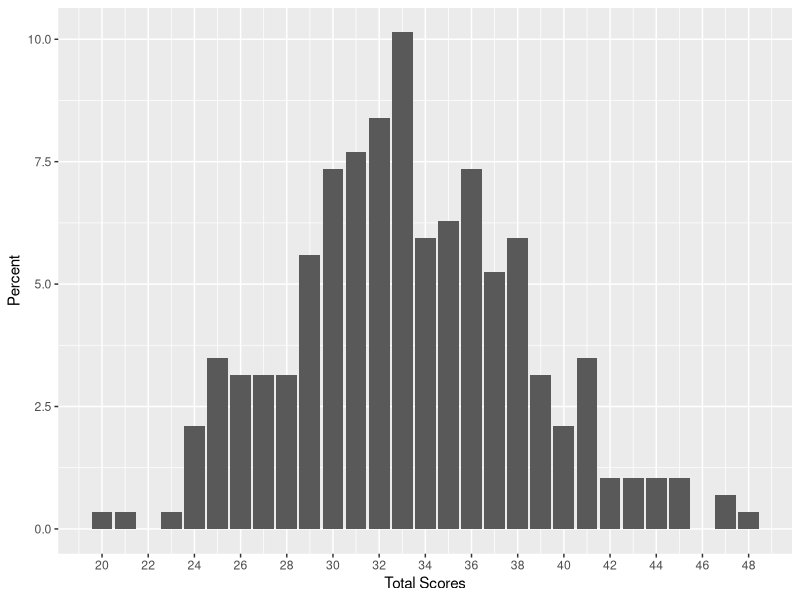
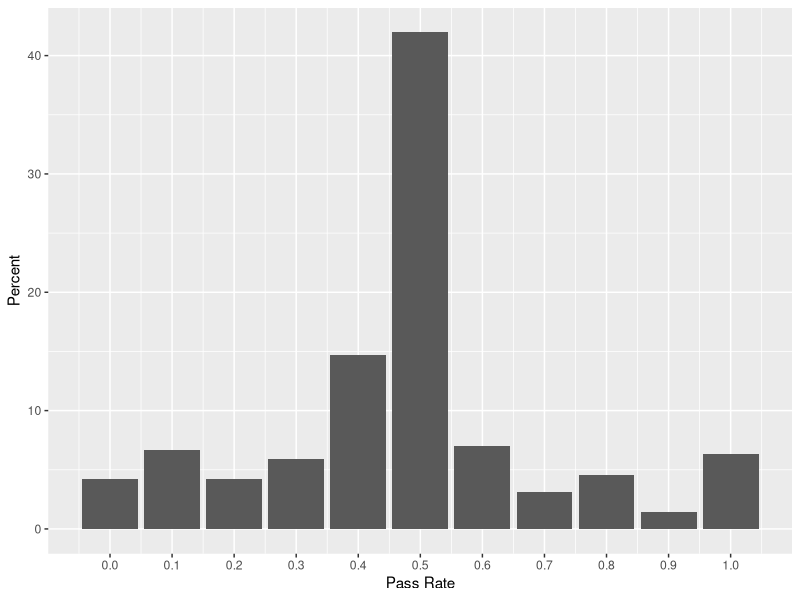
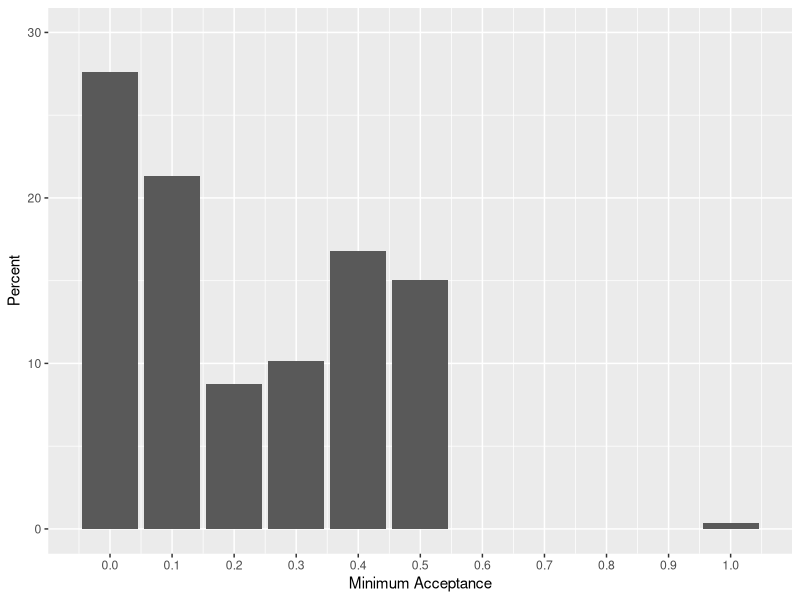
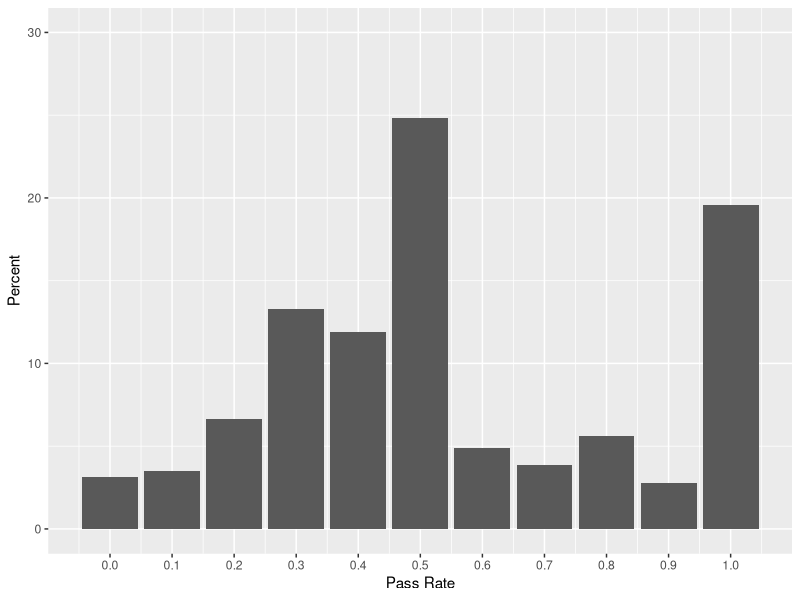
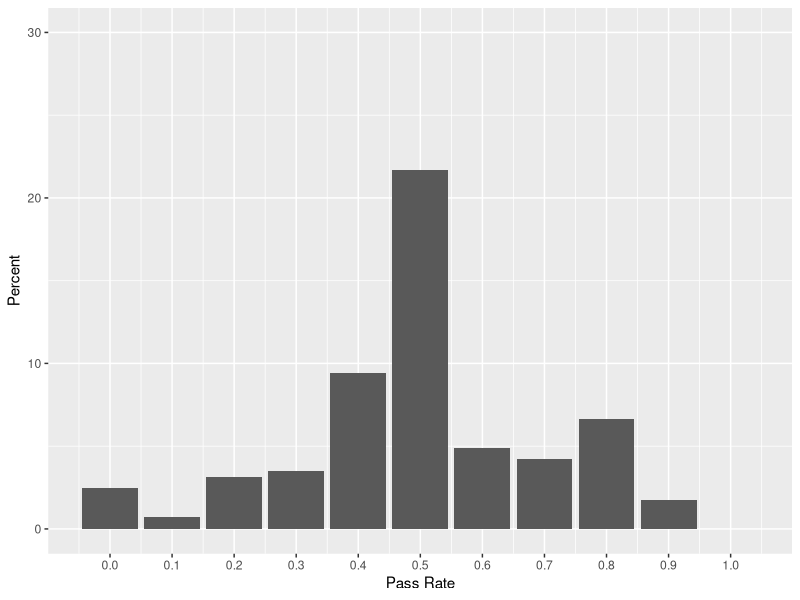
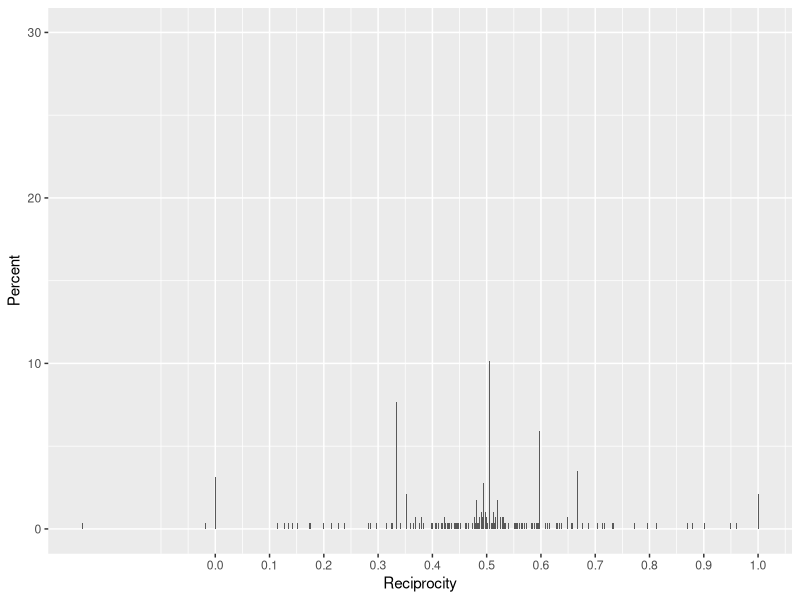

Generate these figures, in order, with R: (Note: this script raises an error after producing the figures.)
if(!require(reshape2)){
  install.packages("reshape2")
}
library(reshape2)
library(tidyr)
library(dplyr)
if(!require(ggplot2)){
  install.packages("ggplot2")
}
library(ggplot2)

setwd("~/Desktop/thesis")
#Import data
data = read.csv("thesis.csv", stringsAsFactors=FALSE)

#Only finished responses
data=data[data$Finished == "TRUE", ]
data$ID <- seq.int(nrow(data))

#Rename columns
names(data)[names(data)=='Q4_1'] <- 'gendict1'
names(data)[names(data)=='Q5_1'] <- 'gendict2'
names(data)[names(data)=='Q6_1'] <- 'gendict3'
names(data)[names(data)=='Q7_1'] <- 'gendict4'
names(data)[names(data)=='Q8_1'] <- 'gendict5'
names(data)[names(data)=='Q9_1'] <- 'gendict6'
names(data)[names(data)=='Q10_1'] <- 'gendict7'
names(data)[names(data)=='Q11_1'] <- 'gendict8'
names(data)[names(data)=='Q12_1'] <- 'gendict9'
names(data)[names(data)=='Q13'] <- 'trust1'
names(data)[names(data)=='Q14_1_1'] <- 'trust2_1'
names(data)[names(data)=='Q14_2_1'] <- 'trust2_2'
names(data)[names(data)=='Q14_3_1'] <- 'trust2_3'
names(data)[names(data)=='Q14_4_1'] <- 'trust2_4'
names(data)[names(data)=='Q14_5_1'] <- 'trust2_5'
names(data)[names(data)=='Q14_6_1'] <- 'trust2_6'
names(data)[names(data)=='Q14_7_1'] <- 'trust2_7'
names(data)[names(data)=='Q14_8_1'] <- 'trust2_8'
names(data)[names(data)=='Q14_9_1'] <- 'trust2_9'
names(data)[names(data)=='Q14_10_1'] <- 'trust2_10'
names(data)[names(data)=='Q15'] <- 'ult1'
names(data)[names(data)=='Q16_1'] <- 'ult2_0'
names(data)[names(data)=='Q16_2'] <- 'ult2_1'
names(data)[names(data)=='Q16_3'] <- 'ult2_2'
names(data)[names(data)=='Q16_4'] <- 'ult2_3'
names(data)[names(data)=='Q16_5'] <- 'ult2_4'
names(data)[names(data)=='Q16_6'] <- 'ult2_5'
names(data)[names(data)=='Q16_7'] <- 'ult2_6'
names(data)[names(data)=='Q16_8'] <- 'ult2_7'
names(data)[names(data)=='Q16_9'] <- 'ult2_8'
names(data)[names(data)=='Q16_10'] <- 'ult2_9'
names(data)[names(data)=='Q16_11'] <- 'ult2_10'
names(data)[names(data)=='Q17'] <- 'public'
names(data)[names(data)=='Q2_1'] <- 'SRA1'
names(data)[names(data)=='Q2_2'] <- 'SRA2'
names(data)[names(data)=='Q2_3'] <- 'SRA3'
names(data)[names(data)=='Q2_5'] <- 'SRA4'
names(data)[names(data)=='Q2_7'] <- 'SRA5'
names(data)[names(data)=='Q2_8'] <- 'SRA6'
names(data)[names(data)=='Q2_10'] <- 'SRA7'
names(data)[names(data)=='Q2_11'] <- 'SRA8'
names(data)[names(data)=='Q2_13'] <- 'SRA9'
names(data)[names(data)=='Q2_14'] <- 'SRA10'

#SRA scores to number values
data$SRA1[data$SRA1=="Never"] <- 1
data$SRA1[data$SRA1=="Once"] <- 2
data$SRA1[data$SRA1=="More than once"] <- 3
data$SRA1[data$SRA1=="Often"] <- 4
data$SRA1[data$SRA1=="Very often"] <- 5
data$SRA2[data$SRA2=="Never"] <- 1
data$SRA2[data$SRA2=="Once"] <- 2
data$SRA2[data$SRA2=="More than once"] <- 3
data$SRA2[data$SRA2=="Often"] <- 4
data$SRA2[data$SRA2=="Very often"] <- 5
data$SRA3[data$SRA3=="Never"] <- 1
data$SRA3[data$SRA3=="Once"] <- 2
data$SRA3[data$SRA3=="More than once"] <- 3
data$SRA3[data$SRA3=="Often"] <- 4
data$SRA3[data$SRA3=="Very often"] <- 5
data$SRA4[data$SRA4=="Never"] <- 1
data$SRA4[data$SRA4=="Once"] <- 2
data$SRA4[data$SRA4=="More than once"] <- 3
data$SRA4[data$SRA4=="Often"] <- 4
data$SRA4[data$SRA4=="Very often"] <- 5
data$SRA5[data$SRA5=="Never"] <- 1
data$SRA5[data$SRA5=="Once"] <- 2
data$SRA5[data$SRA5=="More than once"] <- 3
data$SRA5[data$SRA5=="Often"] <- 4
data$SRA5[data$SRA5=="Very often"] <- 5
data$SRA6[data$SRA6=="Never"] <- 1
data$SRA6[data$SRA6=="Once"] <- 2
data$SRA6[data$SRA6=="More than once"] <- 3
data$SRA6[data$SRA6=="Often"] <- 4
data$SRA6[data$SRA6=="Very often"] <- 5
data$SRA7[data$SRA7=="Never"] <- 1
data$SRA7[data$SRA7=="Once"] <- 2
data$SRA7[data$SRA7=="More than once"] <- 3
data$SRA7[data$SRA7=="Often"] <- 4
data$SRA7[data$SRA7=="Very often"] <- 5
data$SRA8[data$SRA8=="Never"] <- 1
data$SRA8[data$SRA8=="Once"] <- 2
data$SRA8[data$SRA8=="More than once"] <- 3
data$SRA8[data$SRA8=="Often"] <- 4
data$SRA8[data$SRA8=="Very often"] <- 5
data$SRA9[data$SRA9=="Never"] <- 1
data$SRA9[data$SRA9=="Once"] <- 2
data$SRA9[data$SRA9=="More than once"] <- 3
data$SRA9[data$SRA9=="Often"] <- 4
data$SRA9[data$SRA9=="Very often"] <- 5
data$SRA10[data$SRA10=="Never"] <- 1
data$SRA10[data$SRA10=="Once"] <- 2
data$SRA10[data$SRA10=="More than once"] <- 3
data$SRA10[data$SRA10=="Often"] <- 4
data$SRA10[data$SRA10=="Very often"] <- 5

data$SRA1<-as.numeric(data$SRA1)
data$SRA2<-as.numeric(data$SRA2)
data$SRA3<-as.numeric(data$SRA3)
data$SRA4<-as.numeric(data$SRA4)
data$SRA5<-as.numeric(data$SRA5)
data$SRA6<-as.numeric(data$SRA6)
data$SRA7<-as.numeric(data$SRA7)
data$SRA8<-as.numeric(data$SRA8)
data$SRA9<-as.numeric(data$SRA9)
data$SRA10<-as.numeric(data$SRA10)
data$ult1<-as.numeric(data$ult1)
data$trust1<-as.numeric(data$trust1)
data$public<-as.numeric(data$public)

data$SRA<-data$SRA1+data$SRA2+data$SRA3+data$SRA4+data$SRA5+data$SRA6+
  data$SRA7+data$SRA8+data$SRA9+data$SRA10
data$UG1 <- data$ult1/10
data$TG1 <- data$trust1/10
data$PGG <- data$public/10


#represent TG2
trustdata <- data[, c("ID", "trust2_1",  "trust2_2", "trust2_3", "trust2_4", "trust2_5", "trust2_6",
                      "trust2_7", "trust2_8", "trust2_9", "trust2_10")]

trustdata$trust1_1 <- 3
trustdata$trust1_2 <- 6
trustdata$trust1_3 <- 9
trustdata$trust1_4 <- 12
trustdata$trust1_5 <- 15
trustdata$trust1_6 <- 18
trustdata$trust1_7 <- 21
trustdata$trust1_8 <- 24
trustdata$trust1_9 <- 27
trustdata$trust1_10 <- 30

trustdata <- trustdata[,c("ID", "trust1_1", "trust2_1", "trust1_2", "trust2_2", "trust1_3", "trust2_3", 
                          "trust1_4", "trust2_4", "trust1_5", "trust2_5", "trust1_6", "trust2_6", 
                          "trust1_7", "trust2_7", "trust1_8", "trust2_8", "trust1_9", "trust2_9", 
                          "trust1_10", "trust2_10")]

names(trustdata)<-c("ID","t1.x", "t1.y","t2.x", "t2.y","t3.x", "t3.y",
                    "t4.x", "t4.y","t5.x", "t5.y","t6.x", "t6.y","t7.x", "t7.y",
                    "t8.x", "t8.y","t9.x", "t9.y","t10.x", "t10.y")

#TG2 long format

trustlong<- trustdata %>% 
  gather(v, value, t1.x:t10.y) %>% 
  separate(v, c("var", "col")) %>% 
  arrange(ID) %>% 
  spread(col, value)

#Loop to get slope of each row
trustlong$x<-as.numeric(trustlong$x)
trustlong$y<-as.numeric(trustlong$y)
trustlong$reciprocity<-0
i<-1
j<-10
while (j<3971)
{
  temp = trustlong[i:j,]
  model = lm(temp$y~temp$x)
  trustlong$reciprocity[i:j]<-model$coefficients[2]
  i<- i+10
  j<- j+10
}
trustlong<-trustlong[,c("ID", "reciprocity")]
trustlong<-unique(trustlong)

#merge data and trust data
data <- merge( trustlong,data, by="ID")
colnames(data)[2]<-"TG2"

#Remove entries where they accept and then reject -- doesn't make sense

i<-397
while (i>0){
  j<-41
  k<-42
  {while (k<52){
    if (data[i, j]=='Accept' & data[i, k] == 'Reject'){
      data<-data[-i,]
    }
    j<-j+1
    k<-k+1
  }
  }
  i<-i-1
}

#UG2 as minimum pass rate player chooses to accept
i<-1
data$UG2<-0
while (i<344){
  j<-41
  while (j<52){
    if (data[i,j] == 'Accept' & data[i,68]==0){
      data[i,68]<-j-41
      j<-52
    }
    else{j<-j+1}
    
    
  }
  i<-i+1
}
data$UG2<-data$UG2/10

#General Dictator game
#pi_s, pi_o, p, m
data <- data[-c(3:10, 15:19)]

data$p1 <- 1/2
data$p2 <- 1/3
data$p3 <- 2
data$p4 <- 1/2
data$p5 <- 3
data$p6 <- 1
data$p7 <- 2
data$p8 <- 4
data$p9 <- 1/4
data$m1 <- 15
data$m2 <- 10
data$m3 <- 15
data$m4 <- 12
data$m5 <- 10
data$m6 <- 15
data$m7 <- 12
data$m8 <- 10
data$m9 <- 10



data$gendict1<-as.numeric(data$gendict1)
data$gendict2<-as.numeric(data$gendict2)
data$gendict3<-as.numeric(data$gendict3)
data$gendict4<-as.numeric(data$gendict4)
data$gendict5<-as.numeric(data$gendict5)
data$gendict6<-as.numeric(data$gendict6)
data$gendict7<-as.numeric(data$gendict7)
data$gendict8<-as.numeric(data$gendict8)
data$gendict9<-as.numeric(data$gendict9)

data$pi_s1 <- data$m1-data$gendict1
data$pi_s2 <- data$m2-data$gendict2
data$pi_s3 <- data$m3-data$gendict3
data$pi_s4 <- data$m4-data$gendict4
data$pi_s5 <- data$m5-data$gendict5
data$pi_s6 <- data$m6-data$gendict6
data$pi_s7 <- data$m7-data$gendict7
data$pi_s8 <- data$m8-data$gendict8
data$pi_s9 <- data$m9-data$gendict9
data$pi_o1 <- data$gendict1/data$p1
data$pi_o2 <- data$gendict2/data$p2
data$pi_o3 <- data$gendict3/data$p3
data$pi_o4 <- data$gendict4/data$p4
data$pi_o5 <- data$gendict5/data$p5
data$pi_o6 <- data$gendict6/data$p6
data$pi_o7 <- data$gendict7/data$p7
data$pi_o8 <- data$gendict8/data$p8
data$pi_o9 <- data$gendict9/data$p9

data$Y1 <- data$pi_s1/data$pi_o1
data$Y2 <- data$pi_s2/data$pi_o2
data$Y3 <- data$pi_s3/data$pi_o3
data$Y4 <- data$pi_s4/data$pi_o4
data$Y5 <- data$pi_s5/data$pi_o5
data$Y6 <- data$pi_s6/data$pi_o6
data$Y7 <- data$pi_s7/data$pi_o7
data$Y8 <- data$pi_s8/data$pi_o8
data$Y9 <- data$pi_s9/data$pi_o9

data$Y1 <- log(data$Y1)
data$Y2 <- log(data$Y2)
data$Y3 <- log(data$Y3)
data$Y4 <- log(data$Y4)
data$Y5 <- log(data$Y5)
data$Y6 <- log(data$Y6)
data$Y7 <- log(data$Y7)
data$Y8 <- log(data$Y8)
data$Y9 <- log(data$Y9)

data$X1 <- log(1/data$p1)
data$X2 <- log(1/data$p2)
data$X3 <- log(1/data$p3)
data$X4 <- log(1/data$p4)
data$X5 <- log(1/data$p5)
data$X6 <- log(1/data$p6)
data$X7 <- log(1/data$p7)
data$X8 <- log(1/data$p8)
data$X9 <- log(1/data$p9)


gendictlong<-data[,c("ID", "X1", "Y1", "X2", "Y2", "X3", "Y3", "X4", "Y4",
                     "X5", "Y5", "X6", "Y6", "X7", "Y7", "X8","Y8","X9", "Y9")]
names(gendictlong)<-c("ID", "g1.x", "g1.y", "g2.x", "g2.y", "g3.x", "g3.y", "g4.x", "g4.y", 
                      "g5.x", "g5.y", "g6.x", "g6.y", "g7.x", "g7.y", "g8.x", "g8.y", 
                      "g9.x", "g9.y")
long<- gendictlong %>% 
  gather(v, value, g1.x:g9.y) %>% 
  separate(v, c("var", "col")) %>% 
  arrange(ID) %>% 
  spread(col, value)

summary(long$y)
long<-long[is.na(long$y)==FALSE,]
long<-long[long$y!=Inf,]
long<-long[long$y!=-Inf,]



long$beta0<-0
long$beta1<-0

for (i in long$ID){
  temp<-long[long$ID==i,]
  model <- lm(temp$y~temp$x)
  long$beta0[long$ID==i]<-model$coefficients[1]
  long$beta1[long$ID==i]<-model$coefficients[2]
}

long<-long[,c("ID", "beta0", "beta1")]
long<-unique(long)

long<-long[is.na(long$beta1)==FALSE,]

long$rho<-(1+long$beta1)/long$beta1
long$alpha<-1/(exp(long$beta0*(long$rho-1))+1)
data1<-merge(long, data, by="ID")

data<-data1[,c("ID", "ResponseId", "rho", "alpha", "UG1", "UG2", "TG1", "TG2", "PGG", "SRA")]

#####################
#Univariate Analysis#
#####################

#SRA
SRA<-ggplot(data=data, aes(data$SRA))+
  geom_bar(aes(y= 100*(..count..)/sum(..count..))) +
#  labs(title="Total SRA Scores") +
  labs(x="Total Scores", y="Percent") +
  scale_x_continuous(breaks=seq(20,50,2))
ggsave("~/Desktop/thesis/output/SRA.pdf", width=11, height=8.5)

#UG1
UG1<-ggplot(data=data, aes(data$UG1))+
  geom_bar(aes(y= 100*(..count..)/sum(..count..))) +
  #  labs(title="Total SRA Scores") +
  labs(x="Pass Rate", y="Percent") + 
  scale_x_continuous(breaks=seq(0,1,0.1))
ggsave("~/Desktop/thesis/output/UG1.pdf", width=11, height=8.5)


#UG2
UG2<-ggplot(data=data, aes(data$UG2))+
  geom_bar(aes(y= 100*(..count..)/sum(..count..))) +
  #  labs(title="Total SRA Scores") +
  labs(x="Minimum Acceptance", y="Percent")+ylim(c(0,30)) +
  scale_x_continuous(breaks=seq(0,1,0.1))

ggsave("~/Desktop/thesis/output/UG2.pdf", width=11, height=8.5)


#TG1

TG1<-ggplot(data=data, aes(data$TG1))+
  geom_bar(aes(y= 100*(..count..)/sum(..count..))) +
  #  labs(title="Total SRA Scores") +
  labs(x="Pass Rate", y="Percent")+ylim(c(0,30)) +
  scale_x_continuous(breaks=seq(0,1,0.1))

ggsave("~/Desktop/thesis/output/TG1.pdf", width=11, height=8.5)

#PGG
PGG<-ggplot(data=data, aes(data$PGG))+
  geom_bar(aes(y= 100*(..count..)/sum(..count..))) +
  #  labs(title="Total SRA Scores") +
  labs(x="Pass Rate", y="Percent")+ylim(c(0,30)) +
  scale_x_continuous(breaks=seq(0,1,0.1))

ggsave("~/Desktop/thesis/output/PGG.pdf", width=11, height=8.5)


#TG2 - reciprocity
TG2<-ggplot(data=data, aes(data$TG2))+
  geom_bar(aes(y= 100*(..count..)/sum(..count..))) +
  #  labs(title="Total SRA Scores") +
  labs(x="Reciprocity", y="Percent")+ylim(c(0,30)) +
  scale_x_continuous(breaks=seq(0,1,0.1))
summary(data$TG2)
ggsave("~/Desktop/thesis/output/TG1.pdf", width=11, height=8.5)

#donations dataset
donations = read.csv("donations.csv", stringsAsFactors=FALSE)


donations <- donations[-c(11:18, 20:67)]

data <- merge( data,donations, by="ResponseId")





#match players to get winner
match <- data[,c("ResponseId", 
                 "public")]
popsize = 396
matches<-split(sample(match$ResponseId), rep(1:(popsize/2), each=2))
